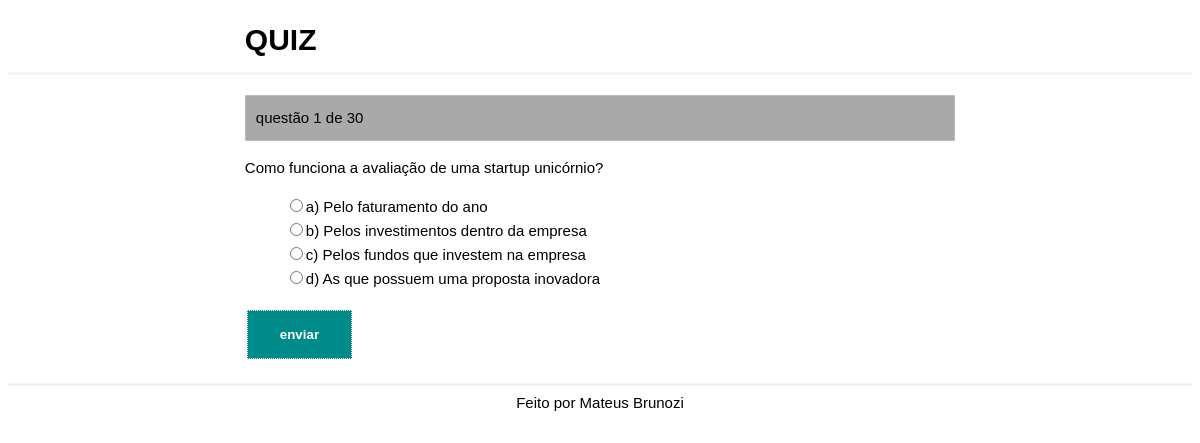
The page /questao.php?n=1 on the database its author committed.
### tables this page shows
CREATE TABLE `questoes` (
  `numero_questao` int(30) NOT NULL,
  `text` text NOT NULL
);

CREATE TABLE `escolhas` (
  `id` int(255) NOT NULL,
  `numero_questao` int(120) NOT NULL,
  `correta` tinyint(1) NOT NULL DEFAULT 0,
  `text` text NOT NULL
);

### questao.php (the view, shortened to what this page needs)
<?php
    require_once 'db.php';
?>
<?php
$number = (int) $_GET['n'];
$query = "SELECT * FROM questoes";
        $results = $conexao->query($query) or die($conexao->error.__LINE__);
        $total = $results->num_rows;
$query = "SELECT * FROM questoes
            WHERE  numero_questao = $number ";
$resultado = $conexao->query($query) or die($conexao->error.__LINE__);
$questao = $resultado->fetch_assoc();
$query = "SELECT * FROM escolhas
            WHERE  numero_questao = $number ";
$escolhas = $conexao->query($query) or die($conexao->error.__LINE__);
?>
<!DOCTYPE html>
<html lang="pt-br">
    <head>
        <link rel="stylesheet" href="css/style.css" type="text/css" />
    </head>
    <body>
        <header>
            <div class="container">
                <h1>QUIZ</h1>
            </div>
</header>
<main>
    <div class="container">
        <div class="current">questão <?php echo $questao['numero_questao']; ?> de <?php echo $total; ?></div>
        <p class="questao">
        <?php echo $questao['text'];?>
        </p>
        <form method="post" action="process.php">
            <ul class="escolhas">
                <?php while($row  = $escolhas->fetch_assoc()): ?>
                    <li><input name="escolha" type="radio" value="<?php echo $row['id'];?>"><?php echo $row['text'] ?></li>
                <?php endwhile; ?>
            </ul>
            <input type="submit" value="enviar" />
</form>
</div>
</main>
<footer>
    <div class="container">
    Feito por Mateus Brunozi
    </div>
</footer>
</body>

### css/style.css (style rules this page uses)
body { font-family:arial; font-size: 15px; line-height: 1.6em; }
li { list-style: none; }
input[type='submit'] { display: inline-block; background-color: #008B8B; border: 1px dotted; color: white; padding: 16px 32px; text-decoration: none; margin: 4px 2px; font-weight: bold; cursor: pointer; }
.container { width: 60%; margin:0 auto; overflow: auto; }
header { border-bottom: 3px #f4f4f4 solid; }
main { padding-bottom: 20px; }
footer { border-top: 3px #f4f4f4 solid; padding-top: 5px; text-align: center; }
.current { padding: 10px; background: #A9A9A9; border: #ccc dotted 1px; margin: 20px 0 10px 0; }

### rows shown on the page
questoes: numero_questao "1", text "Como funciona a avaliação de uma startup unicórnio?"
escolhas: text "a) Pelo faturamento do ano"
escolhas: text "b) Pelos investimentos dentro da empresa"
escolhas: text "c) Pelos fundos que investem na empresa"
escolhas: text "d) As que possuem uma proposta inovadora"

### other values the page prints
$total "30"
